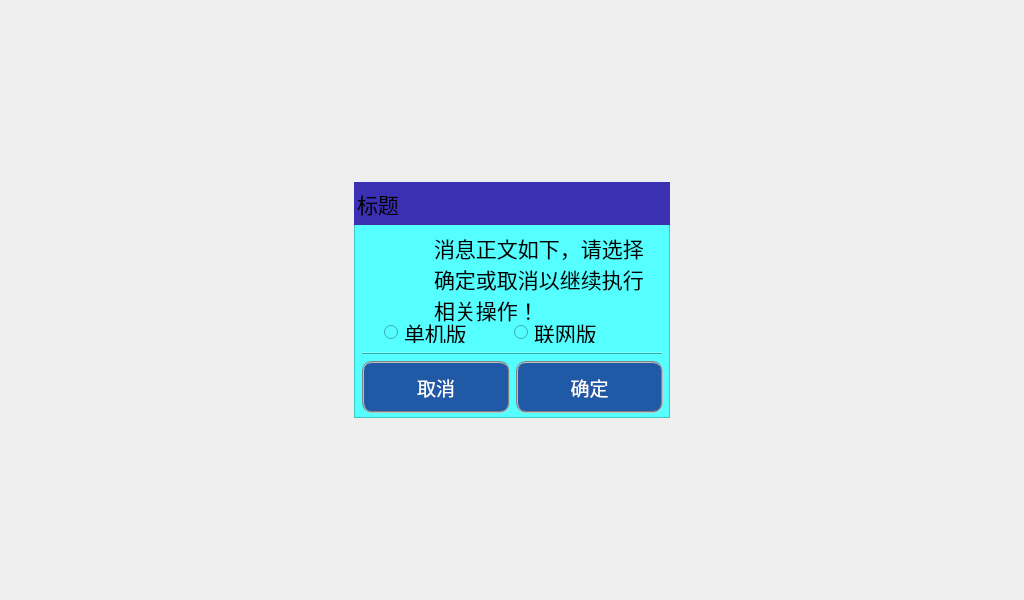
<?xml version="1.0" encoding="UTF-8"?>
<ui version="4.0">
 <class>IKMessageBox</class>
 <widget class="QDialog" name="IKMessageBox">
  <property name="windowModality">
   <enum>Qt::NonModal</enum>
  </property>
  <property name="geometry">
   <rect>
    <x>0</x>
    <y>0</y>
    <width>1024</width>
    <height>600</height>
   </rect>
  </property>
  <property name="minimumSize">
   <size>
    <width>320</width>
    <height>240</height>
   </size>
  </property>
  <property name="baseSize">
   <size>
    <width>0</width>
    <height>0</height>
   </size>
  </property>
  <property name="windowTitle">
   <string>Dialog</string>
  </property>
  <property name="windowOpacity">
   <double>0.000000000000000</double>
  </property>
  <property name="styleSheet">
   <string notr="true"/>
  </property>
  <layout class="QGridLayout" name="gridLayout_3" rowstretch="3,4,3" columnstretch="3,4,3">
   <property name="margin">
    <number>0</number>
   </property>
   <item row="0" column="1">
    <spacer name="topSpacer">
     <property name="orientation">
      <enum>Qt::Vertical</enum>
     </property>
     <property name="sizeHint" stdset="0">
      <size>
       <width>20</width>
       <height>173</height>
      </size>
     </property>
    </spacer>
   </item>
   <item row="1" column="0">
    <spacer name="leftSpacer">
     <property name="orientation">
      <enum>Qt::Horizontal</enum>
     </property>
     <property name="sizeHint" stdset="0">
      <size>
       <width>233</width>
       <height>20</height>
      </size>
     </property>
    </spacer>
   </item>
   <item row="1" column="1">
    <widget class="QFrame" name="foreFrame">
     <property name="maximumSize">
      <size>
       <width>316</width>
       <height>236</height>
      </size>
     </property>
     <property name="styleSheet">
      <string notr="true">background-color: rgb(85, 255, 255);</string>
     </property>
     <property name="frameShape">
      <enum>QFrame::StyledPanel</enum>
     </property>
     <property name="frameShadow">
      <enum>QFrame::Raised</enum>
     </property>
     <widget class="QLabel" name="labMsgBody">
      <property name="geometry">
       <rect>
        <x>80</x>
        <y>50</y>
        <width>221</width>
        <height>111</height>
       </rect>
      </property>
      <property name="sizePolicy">
       <sizepolicy hsizetype="Fixed" vsizetype="Fixed">
        <horstretch>0</horstretch>
        <verstretch>0</verstretch>
       </sizepolicy>
      </property>
      <property name="font">
       <font>
        <pointsize>16</pointsize>
       </font>
      </property>
      <property name="frameShape">
       <enum>QFrame::NoFrame</enum>
      </property>
      <property name="text">
       <string>消息正文如下，请选择确定或取消以继续执行相关操作！</string>
      </property>
      <property name="alignment">
       <set>Qt::AlignLeading|Qt::AlignLeft|Qt::AlignTop</set>
      </property>
      <property name="wordWrap">
       <bool>true</bool>
      </property>
     </widget>
     <widget class="QLabel" name="labIcon">
      <property name="geometry">
       <rect>
        <x>18</x>
        <y>49</y>
        <width>50</width>
        <height>50</height>
       </rect>
      </property>
      <property name="sizePolicy">
       <sizepolicy hsizetype="Fixed" vsizetype="Fixed">
        <horstretch>0</horstretch>
        <verstretch>0</verstretch>
       </sizepolicy>
      </property>
      <property name="frameShape">
       <enum>QFrame::NoFrame</enum>
      </property>
      <property name="text">
       <string/>
      </property>
      <property name="pixmap">
       <pixmap resource="../ikembx00.qrc">:/image/info.ico</pixmap>
      </property>
      <property name="scaledContents">
       <bool>true</bool>
      </property>
     </widget>
     <widget class="QWidget" name="wgtTitle" native="true">
      <property name="geometry">
       <rect>
        <x>-2</x>
        <y>0</y>
        <width>321</width>
        <height>43</height>
       </rect>
      </property>
      <property name="autoFillBackground">
       <bool>false</bool>
      </property>
      <property name="styleSheet">
       <string notr="true">background-color: rgb(59, 48, 180);</string>
      </property>
      <layout class="QGridLayout" name="gridLayout_2">
       <property name="topMargin">
        <number>3</number>
       </property>
       <property name="bottomMargin">
        <number>3</number>
       </property>
       <property name="horizontalSpacing">
        <number>3</number>
       </property>
       <item row="0" column="0">
        <widget class="QLabel" name="labTitle">
         <property name="maximumSize">
          <size>
           <width>253</width>
           <height>16777215</height>
          </size>
         </property>
         <property name="font">
          <font>
           <pointsize>16</pointsize>
          </font>
         </property>
         <property name="frameShape">
          <enum>QFrame::NoFrame</enum>
         </property>
         <property name="text">
          <string>标题</string>
         </property>
        </widget>
       </item>
       <item row="0" column="1">
        <widget class="QLabel" name="closeCount">
         <property name="maximumSize">
          <size>
           <width>50</width>
           <height>16777215</height>
          </size>
         </property>
         <property name="font">
          <font>
           <pointsize>14</pointsize>
           <weight>75</weight>
           <italic>true</italic>
           <bold>true</bold>
          </font>
         </property>
         <property name="styleSheet">
          <string notr="true">color: rgb(0, 255, 255);</string>
         </property>
         <property name="text">
          <string/>
         </property>
        </widget>
       </item>
      </layout>
     </widget>
     <widget class="QWidget" name="bottomLayout">
      <property name="geometry">
       <rect>
        <x>8</x>
        <y>170</y>
        <width>301</width>
        <height>61</height>
       </rect>
      </property>
      <layout class="QGridLayout" name="gridLayout" columnstretch="1,1">
       <item row="0" column="0" colspan="2">
        <widget class="Line" name="line_3">
         <property name="frameShadow">
          <enum>QFrame::Raised</enum>
         </property>
         <property name="lineWidth">
          <number>1</number>
         </property>
         <property name="midLineWidth">
          <number>0</number>
         </property>
         <property name="orientation">
          <enum>Qt::Horizontal</enum>
         </property>
        </widget>
       </item>
       <item row="1" column="0">
        <widget class="QPushButton" name="btnCancel">
         <property name="sizePolicy">
          <sizepolicy hsizetype="Preferred" vsizetype="Preferred">
           <horstretch>0</horstretch>
           <verstretch>0</verstretch>
          </sizepolicy>
         </property>
         <property name="font">
          <font>
           <pointsize>14</pointsize>
          </font>
         </property>
         <property name="styleSheet">
          <string notr="true">color: white; 
background-image: url(); 
background-color: rgb(32, 90, 167); 
border: 2px groove gray; 
border-radius: 10px; 
padding: 2px 2px; </string>
         </property>
         <property name="text">
          <string>取消</string>
         </property>
         <property name="icon">
          <iconset resource="../ikembx00.qrc">
           <normaloff>:/image/33318.ico</normaloff>:/image/33318.ico</iconset>
         </property>
         <property name="iconSize">
          <size>
           <width>35</width>
           <height>35</height>
          </size>
         </property>
         <property name="flat">
          <bool>false</bool>
         </property>
        </widget>
       </item>
       <item row="1" column="1">
        <widget class="QPushButton" name="btnOK">
         <property name="sizePolicy">
          <sizepolicy hsizetype="Preferred" vsizetype="Preferred">
           <horstretch>0</horstretch>
           <verstretch>0</verstretch>
          </sizepolicy>
         </property>
         <property name="font">
          <font>
           <pointsize>14</pointsize>
          </font>
         </property>
         <property name="styleSheet">
          <string notr="true">color: white; 
background-image: url(); 
background-color: rgb(32, 90, 167); 
border: 2px groove gray; 
border-radius: 10px; 
padding: 2px 2px; </string>
         </property>
         <property name="text">
          <string>确定</string>
         </property>
         <property name="icon">
          <iconset resource="../ikembx00.qrc">
           <normaloff>:/image/ok.ico</normaloff>:/image/ok.ico</iconset>
         </property>
         <property name="iconSize">
          <size>
           <width>35</width>
           <height>35</height>
          </size>
         </property>
         <property name="flat">
          <bool>false</bool>
         </property>
        </widget>
       </item>
      </layout>
     </widget>
     <widget class="QRadioButton" name="offlineRadio">
      <property name="geometry">
       <rect>
        <x>30</x>
        <y>140</y>
        <width>98</width>
        <height>21</height>
       </rect>
      </property>
      <property name="font">
       <font>
        <pointsize>16</pointsize>
       </font>
      </property>
      <property name="text">
       <string>单机版</string>
      </property>
     </widget>
     <widget class="QRadioButton" name="onlineRadio">
      <property name="geometry">
       <rect>
        <x>160</x>
        <y>140</y>
        <width>98</width>
        <height>21</height>
       </rect>
      </property>
      <property name="font">
       <font>
        <pointsize>16</pointsize>
       </font>
      </property>
      <property name="text">
       <string>联网版</string>
      </property>
     </widget>
    </widget>
   </item>
   <item row="1" column="2">
    <spacer name="rightSpacer">
     <property name="orientation">
      <enum>Qt::Horizontal</enum>
     </property>
     <property name="sizeHint" stdset="0">
      <size>
       <width>233</width>
       <height>20</height>
      </size>
     </property>
    </spacer>
   </item>
   <item row="2" column="1">
    <spacer name="bottomSpacer">
     <property name="orientation">
      <enum>Qt::Vertical</enum>
     </property>
     <property name="sizeHint" stdset="0">
      <size>
       <width>20</width>
       <height>173</height>
      </size>
     </property>
    </spacer>
   </item>
  </layout>
 </widget>
 <resources>
  <include location="../ikembx00.qrc"/>
 </resources>
 <connections/>
</ui>
